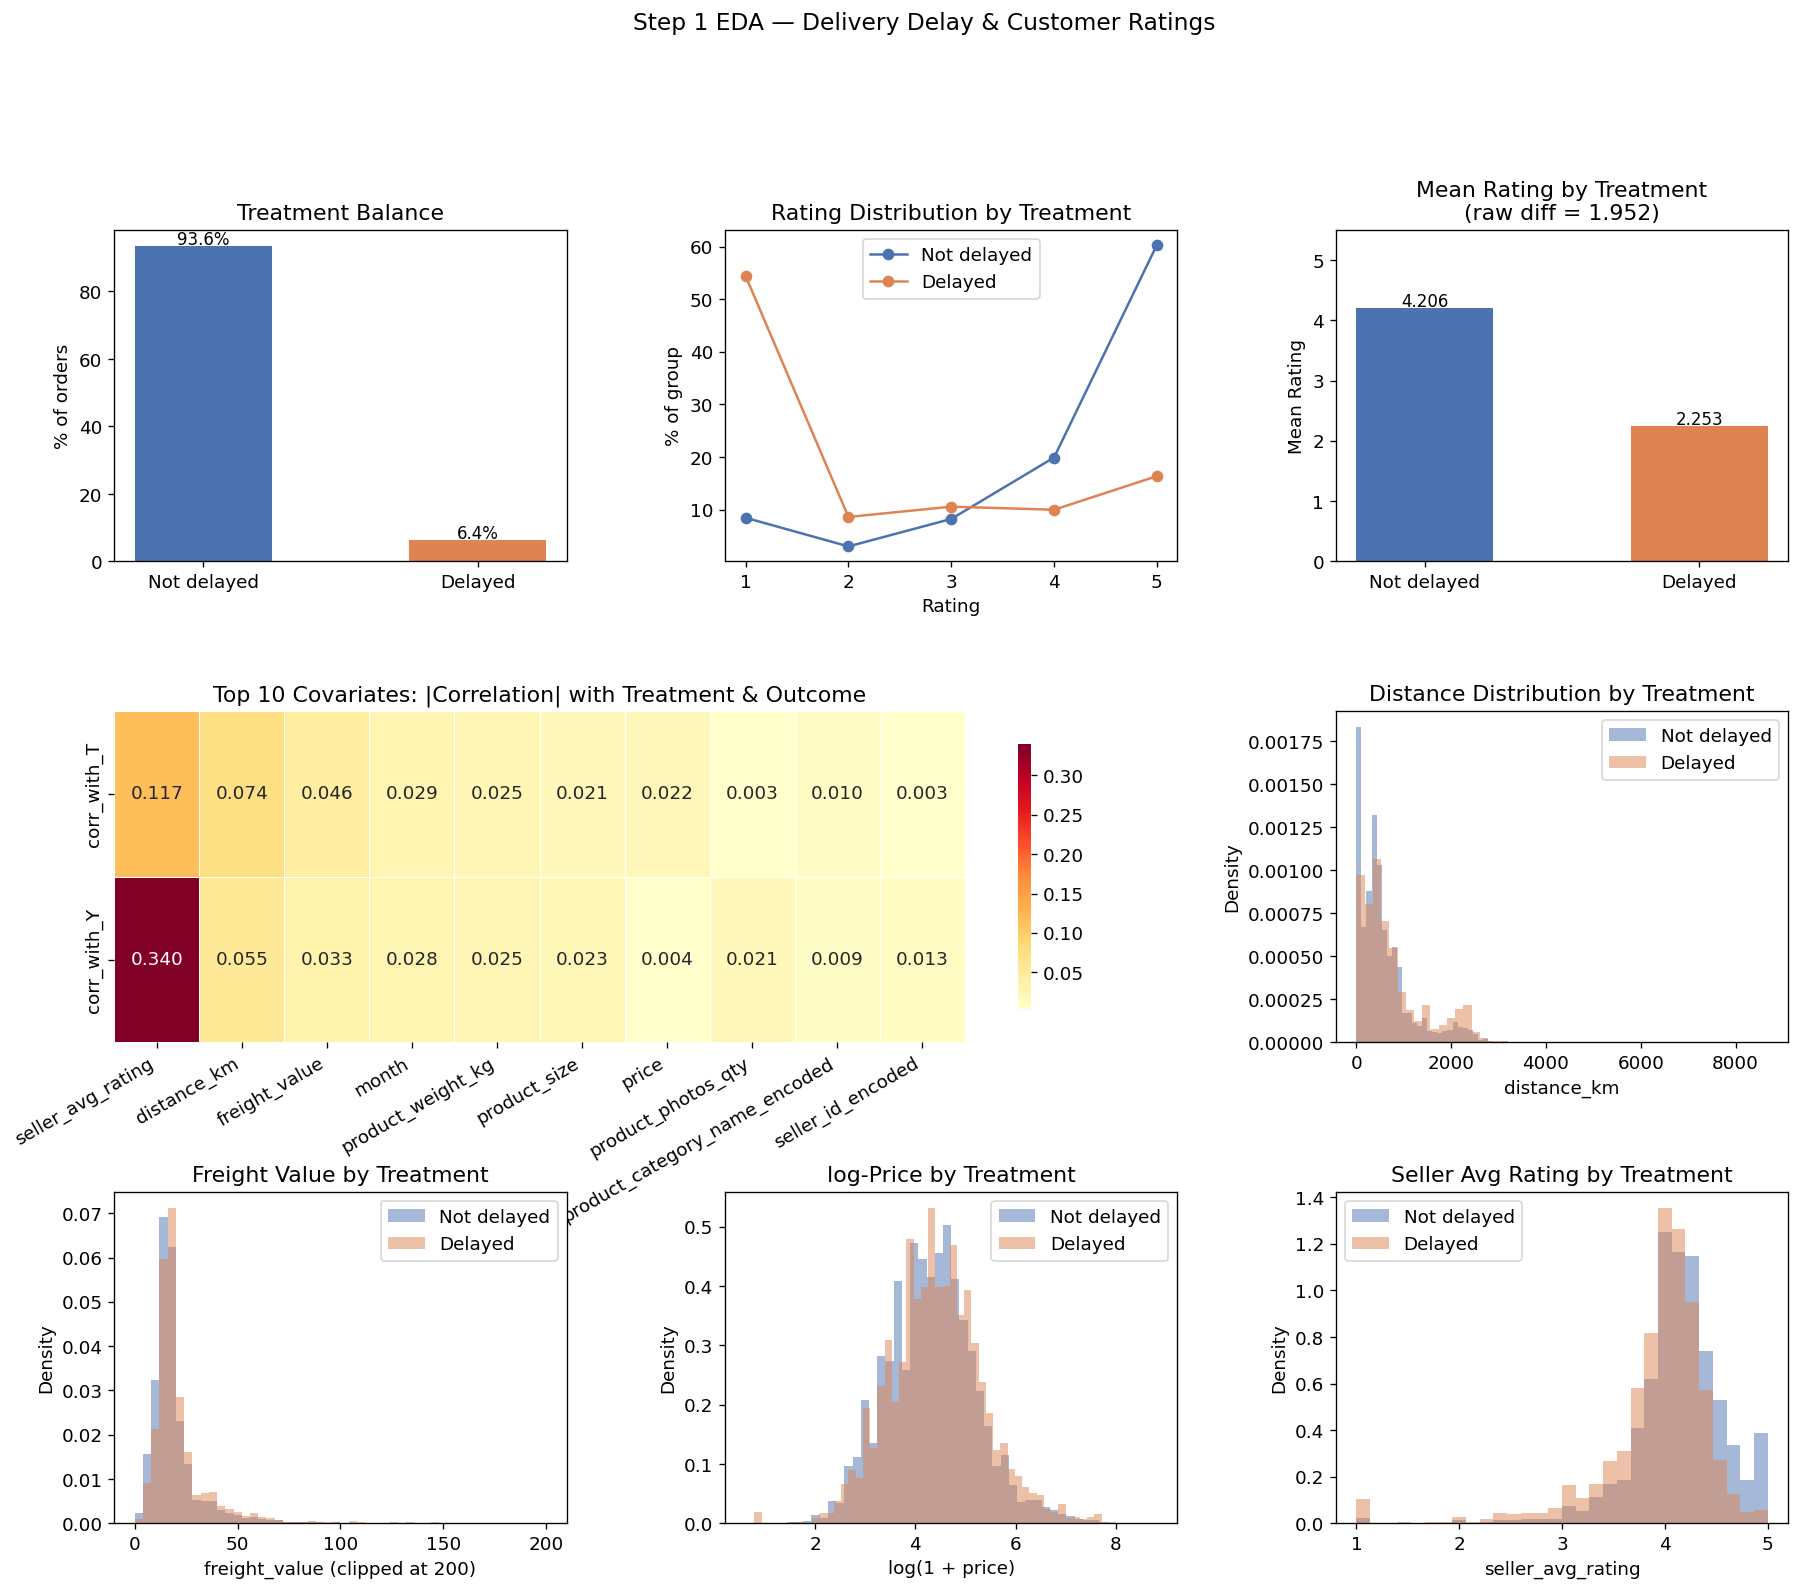

Write Python code to recreate this figure.
import pandas as pd
import numpy as np
import matplotlib.pyplot as plt
import matplotlib.gridspec as gridspec
import seaborn as sns
from scipy import stats

plt.rcParams['figure.dpi'] = 120
plt.rcParams['font.size'] = 11

# ── 1. Load ──────────────────────────────────────────────────────────────────
df = pd.read_csv("data.csv")
print(f"Shape: {df.shape}")

# ── 2. Column audit ──────────────────────────────────────────────────────────
DROP_COLS = [
    # identifiers
    "order_id", "customer_id", "customer_unique_id", "product_id",
    "seller_id", "order_item_id",
    # raw timestamps (month already extracted)
    "order_purchase_timestamp", "order_approved_at",
    "order_delivered_customer_date", "order_estimated_delivery_date",
    "review_creation_date", "review_answer_timestamp",
    # raw strings / redundant geo (distance_km already computed)
    "order_status", "product_category_name",
    "customer_city", "customer_state", "customer_zip_code_prefix",
    "seller_city", "seller_state", "seller_zip_code_prefix",
    "geolocation_lat_x", "geolocation_lng_x",
    "geolocation_lat_y", "geolocation_lng_y",
    # redundant raw dimensions (kg/size already engineered)
    "product_weight_g", "product_length_cm", "product_height_cm", "product_width_cm",
    # duplicate of price
    "product_price",
    # duplicate of product_photos_qty
    "no_photos",
    # potential outcome leakage — check below
    "customer_experience",
    # continuous treatment version (keep separate)
    "late_delivery_in_days",
    # payment_value = price + freight, redundant
    "payment_value",
    # rainfall is a string region label, not numeric — drop or encode
    "rainfall",
]

# Check if customer_experience == Rating
leak_check = (df["customer_experience"] == df["Rating"]).mean()
print(f"\ncustomer_experience == Rating: {leak_check:.1%}  → dropping as leakage")

# Check rainfall dtype
print(f"rainfall unique values: {df['rainfall'].unique()}")

df_clean = df.drop(columns=[c for c in DROP_COLS if c in df.columns])

TREATMENT = "is_delivery_late"
OUTCOME   = "Rating"
COVARIATES = [c for c in df_clean.columns if c not in [TREATMENT, OUTCOME]]

print(f"\nRetained columns ({len(df_clean.columns)}): {df_clean.columns.tolist()}")
print(f"Covariates ({len(COVARIATES)}): {COVARIATES}")

# ── 3. Missing values ────────────────────────────────────────────────────────
miss = df_clean.isnull().sum()
miss = miss[miss > 0]
print(f"\nMissing values:\n{miss if len(miss) else 'None'}")

# ── 4. Treatment balance ─────────────────────────────────────────────────────
treat_counts = df_clean[TREATMENT].value_counts()
treat_pct    = df_clean[TREATMENT].value_counts(normalize=True) * 100
print(f"\nTreatment balance:")
print(f"  Not delayed (0): {treat_counts[0]:,}  ({treat_pct[0]:.1f}%)")
print(f"  Delayed     (1): {treat_counts[1]:,}  ({treat_pct[1]:.1f}%)")

# ── 5. Outcome distribution ──────────────────────────────────────────────────
print(f"\nRating distribution:")
print(df_clean[OUTCOME].value_counts().sort_index())
print(f"Mean rating (not delayed): {df_clean.loc[df_clean[TREATMENT]==0, OUTCOME].mean():.3f}")
print(f"Mean rating (delayed):     {df_clean.loc[df_clean[TREATMENT]==1, OUTCOME].mean():.3f}")
raw_diff = (df_clean.loc[df_clean[TREATMENT]==0, OUTCOME].mean()
          - df_clean.loc[df_clean[TREATMENT]==1, OUTCOME].mean())
print(f"Raw mean difference:       {raw_diff:.3f}  (naive, unadjusted)")

# ── 6. Confounder correlations with T and Y ──────────────────────────────────
corr_T = df_clean[COVARIATES].corrwith(df_clean[TREATMENT]).abs().sort_values(ascending=False)
corr_Y = df_clean[COVARIATES].corrwith(df_clean[OUTCOME]).abs().sort_values(ascending=False)
corr_summary = pd.DataFrame({"corr_with_T": corr_T, "corr_with_Y": corr_Y}).round(3)
print(f"\nConfounder correlations:\n{corr_summary}")

# ── 7. Plots ─────────────────────────────────────────────────────────────────
fig = plt.figure(figsize=(18, 14))
gs  = gridspec.GridSpec(3, 3, figure=fig, hspace=0.45, wspace=0.35)

# 7a. Treatment balance
ax1 = fig.add_subplot(gs[0, 0])
ax1.bar(["Not delayed", "Delayed"], treat_pct.values, color=["#4C72B0", "#DD8452"], width=0.5)
ax1.set_ylabel("% of orders")
ax1.set_title("Treatment Balance")
for i, v in enumerate(treat_pct.values):
    ax1.text(i, v + 0.5, f"{v:.1f}%", ha="center", fontsize=10)

# 7b. Rating distribution by treatment
ax2 = fig.add_subplot(gs[0, 1])
for t, label, color in [(0, "Not delayed", "#4C72B0"), (1, "Delayed", "#DD8452")]:
    sub = df_clean[df_clean[TREATMENT] == t][OUTCOME].value_counts(normalize=True).sort_index() * 100
    ax2.plot(sub.index, sub.values, marker="o", label=label, color=color)
ax2.set_xlabel("Rating")
ax2.set_ylabel("% of group")
ax2.set_title("Rating Distribution by Treatment")
ax2.legend()
ax2.set_xticks([1, 2, 3, 4, 5])

# 7c. Mean rating by treatment
ax3 = fig.add_subplot(gs[0, 2])
means = df_clean.groupby(TREATMENT)[OUTCOME].mean()
ax3.bar(["Not delayed", "Delayed"], means.values, color=["#4C72B0", "#DD8452"], width=0.5)
ax3.set_ylabel("Mean Rating")
ax3.set_title(f"Mean Rating by Treatment\n(raw diff = {raw_diff:.3f})")
for i, v in enumerate(means.values):
    ax3.text(i, v + 0.02, f"{v:.3f}", ha="center", fontsize=10)
ax3.set_ylim(0, 5.5)

# 7d. Correlation heatmap with T and Y
ax4 = fig.add_subplot(gs[1, :2])
top_vars = corr_summary.assign(
    combined=corr_summary["corr_with_T"] + corr_summary["corr_with_Y"]
).sort_values("combined", ascending=False).head(10).index.tolist()
plot_df = corr_summary.loc[top_vars]
sns.heatmap(plot_df.T, annot=True, fmt=".3f", cmap="YlOrRd", ax=ax4,
            linewidths=0.5, cbar_kws={"shrink": 0.8})
ax4.set_title("Top 10 Covariates: |Correlation| with Treatment & Outcome")
ax4.set_xticklabels(ax4.get_xticklabels(), rotation=30, ha="right")

# 7e. Distance distribution by treatment
ax5 = fig.add_subplot(gs[1, 2])
for t, label, color in [(0, "Not delayed", "#4C72B0"), (1, "Delayed", "#DD8452")]:
    sub = df_clean[df_clean[TREATMENT] == t]["distance_km"]
    ax5.hist(sub, bins=50, alpha=0.5, label=label, color=color, density=True)
ax5.set_xlabel("distance_km")
ax5.set_ylabel("Density")
ax5.set_title("Distance Distribution by Treatment")
ax5.legend()

# 7f. Freight value distribution by treatment
ax6 = fig.add_subplot(gs[2, 0])
for t, label, color in [(0, "Not delayed", "#4C72B0"), (1, "Delayed", "#DD8452")]:
    sub = df_clean[df_clean[TREATMENT] == t]["freight_value"].clip(upper=200)
    ax6.hist(sub, bins=50, alpha=0.5, label=label, color=color, density=True)
ax6.set_xlabel("freight_value (clipped at 200)")
ax6.set_ylabel("Density")
ax6.set_title("Freight Value by Treatment")
ax6.legend()

# 7g. Price distribution by treatment
ax7 = fig.add_subplot(gs[2, 1])
for t, label, color in [(0, "Not delayed", "#4C72B0"), (1, "Delayed", "#DD8452")]:
    sub = np.log1p(df_clean[df_clean[TREATMENT] == t]["price"])
    ax7.hist(sub, bins=50, alpha=0.5, label=label, color=color, density=True)
ax7.set_xlabel("log(1 + price)")
ax7.set_ylabel("Density")
ax7.set_title("log-Price by Treatment")
ax7.legend()

# 7h. Seller avg rating by treatment
ax8 = fig.add_subplot(gs[2, 2])
for t, label, color in [(0, "Not delayed", "#4C72B0"), (1, "Delayed", "#DD8452")]:
    sub = df_clean[df_clean[TREATMENT] == t]["seller_avg_rating"]
    ax8.hist(sub, bins=30, alpha=0.5, label=label, color=color, density=True)
ax8.set_xlabel("seller_avg_rating")
ax8.set_ylabel("Density")
ax8.set_title("Seller Avg Rating by Treatment")
ax8.legend()

plt.suptitle("Step 1 EDA — Delivery Delay & Customer Ratings", fontsize=14, y=1.01)
plt.savefig("step1_eda.png", bbox_inches="tight")
plt.show()
print("\nPlot saved to step1_eda.png")

# ── 8. Statistical tests for key confounders ─────────────────────────────────
print("\n── Two-sample t-tests: delayed vs not-delayed ──")
numeric_covs = df_clean[COVARIATES].select_dtypes(include=np.number).columns.tolist()
for col in numeric_covs:
    g0 = df_clean.loc[df_clean[TREATMENT] == 0, col].dropna()
    g1 = df_clean.loc[df_clean[TREATMENT] == 1, col].dropna()
    t, p = stats.ttest_ind(g0, g1, equal_var=False)
    smd = (g1.mean() - g0.mean()) / np.sqrt((g0.std()**2 + g1.std()**2) / 2)
    print(f"  {col:<35} SMD={smd:+.3f}  p={p:.3e}")

# ── 9. Save clean dataset for next steps ────────────────────────────────────
df_model = df_clean[COVARIATES + [TREATMENT, OUTCOME]].copy()
df_model.to_csv("data_model.csv", index=False)
print(f"\nSaved data_model.csv  shape={df_model.shape}")
print("Columns:", df_model.columns.tolist())
